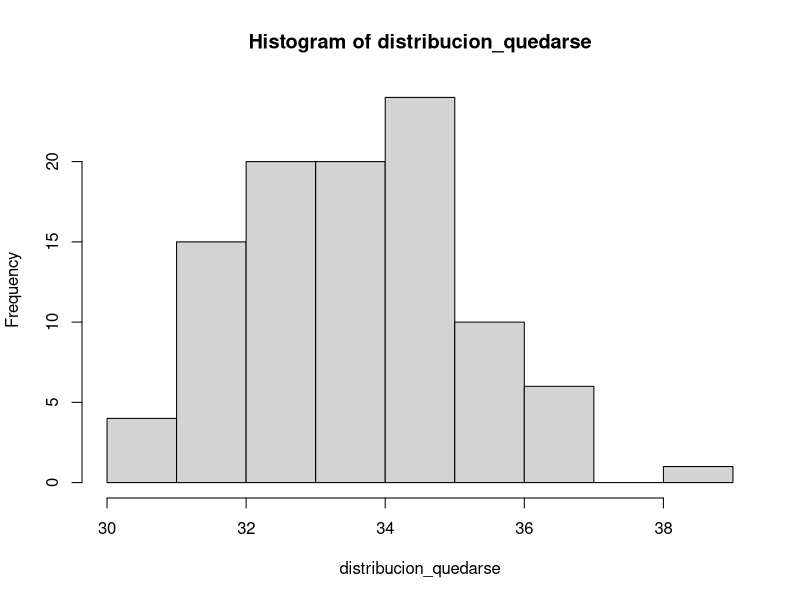
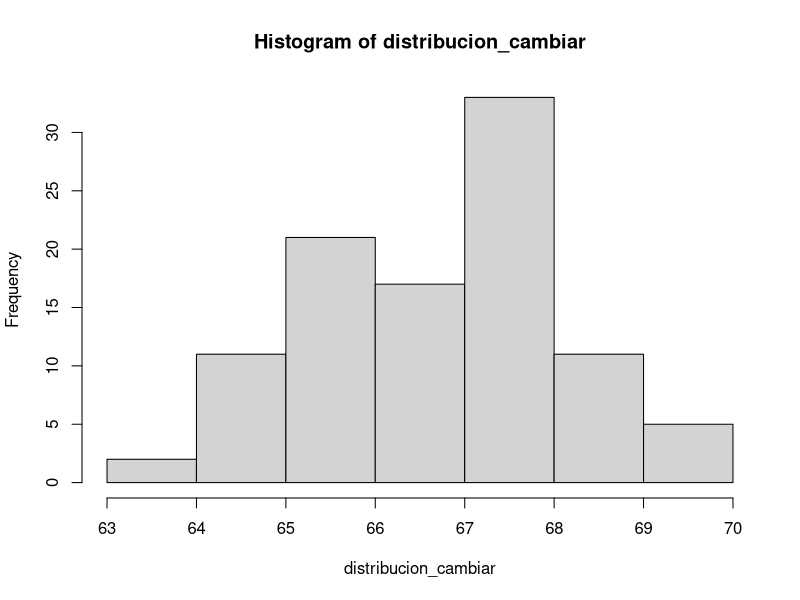

The R script that drew these images, in order:
###########################################################################################################
#                                                                                                         #
#Fuente Original: https://www.r-bloggers.com/monty-hall-by-simulation-in-r/                               #
#                                                                                                         #
#Se modifica el programa original para hacer simulaciones de Monte Carlo sobre el problema de Monty Hall. #
#La simulacion tendra 1000 intentos                                                                       #
#El objetivo es demostrar que adoptando la estrategia 'cambiar' se obtiene                                #
#una mayor probabilidad de ganar que adoptando la estrategia 'quedarse'                                   #
#                                                                                                         #
###########################################################################################################

montyhall <- function(estrategia='quedarse', N=1000, print_games=TRUE)
{
  puertas=1:3
  ganar=0 # hacer un seguimiento del numero de exitos.
  for(i in 1:N) 
  {
    premio=floor(runif(n=1,min=1,max=4)) # aleatoriamente qu? puerta tiene el buen premio.
    adivinar=floor(runif(n=1,min=1,max=4)) # adivinar una puerta al azar.
    ### Revelar una de las puertas que no tiene por supuesto el buen premio.
    if(premio!=adivinar)
      revelar=puertas[-c(premio,adivinar)]
    else
      revelar=sample(puertas[-c(premio,adivinar)],1)
    ### 'Quedarse' con la eleccion inicial o 'cambiar'.
    if(estrategia=='cambiar')
      seleccionar=puertas[-c(revelar,adivinar)]
    if(estrategia=='quedarse')
      seleccionar=adivinar
    if(estrategia=='aleatorio')
      seleccionar=sample(puertas[-revelar],1)
    ### Cuente sus exitos
    if(seleccionar==premio)
    {
      ganar=ganar+1
      resultado='ganador'
    }else
      resultado='perdedor'
    if(print_games)
      cat(paste('adivinar: ',adivinar,
                '\nPuerta Revelada: ',revelar,
                '\nPuerta Elegida: ',seleccionar,
                '\nPuerta del premio: ',premio,
                '\n',resultado,'\n\n',sep=''))
  }
  cat(paste(' Usando la estrategia ',estrategia,' su porcentaje de ganar era de ', ganar/N*100,'%\n',sep=' '))
  
  return(ganar/N*100)
}


#Llamadas simples a la Funcion

montyhall(estrategia="quedarse")
montyhall(estrategia="cambiar")
montyhall(estrategia="aleatorio")


#Simulacion de 1000 escenarios de la funcion anterior y analisis de su variabilidad
#Se analizan los casos de No Cambio (quedarse) y de Cambio (cambiar)

distribucion_quedarse <- vector("numeric", 100)

for(i in (1:100)){
  
  distribucion_quedarse[i] <- montyhall(estrategia="quedarse")
  
}

hist(distribucion_quedarse)
mean(distribucion_quedarse)
sd (distribucion_quedarse)

distribucion_cambiar <- vector("numeric", 100)

for(i in (1:100)){
  
  distribucion_cambiar[i] <- montyhall(estrategia="cambiar")
  
}

hist(distribucion_cambiar)
mean(distribucion_cambiar)
sd (distribucion_cambiar)
